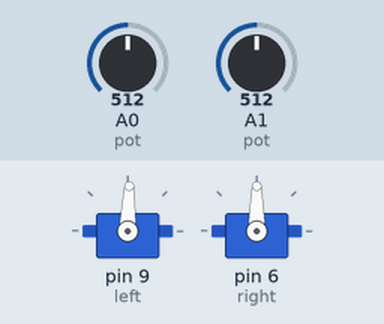
This sketch was run on a simulated Arduino Uno, built with avr-gcc and run on an emulated ATmega328P. Shown: 2 × servo. Inputs (shaded band) come from the test bench; at power-on: A0 (pot) = 512, A1 (pot) = 512.

Above: at 1.2 s.
1.3 s: A0 (pot) set to 716
At 2.1 s:
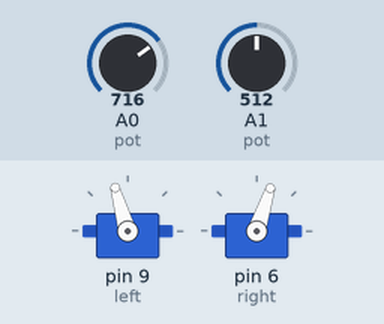
2.8 s: A1 (pot) set to 716
At 3.2 s:
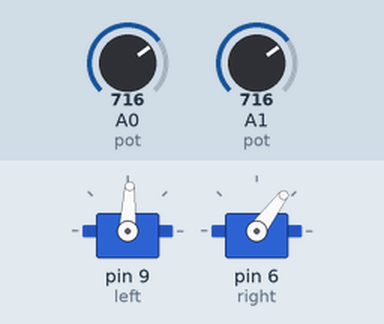
4.3 s: A0 (pot) set to 900
At 5.5 s:
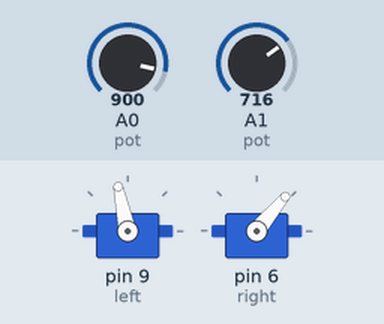
5.8 s: A1 (pot) set to 511
At 6.7 s:
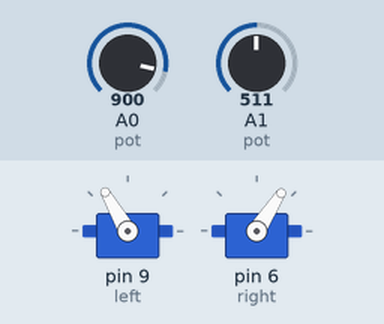
7.3 s: A1 (pot) set to 306
At 7.9 s:
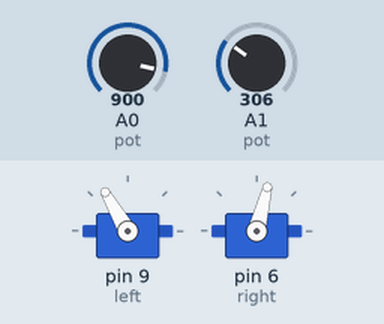
8.8 s: A0 (pot) set to 511
At 10.2 s:
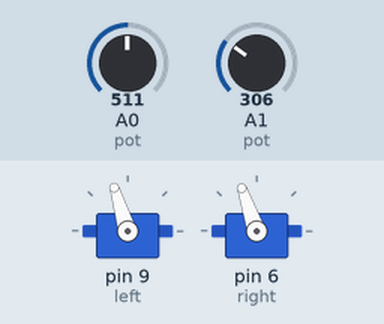
Timing chart, 0 to 11.3 s (numbered marks = the images above; inputs shaded):
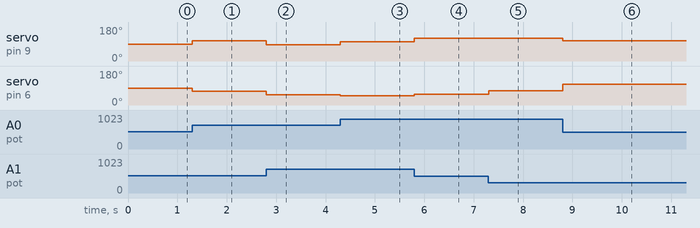

Measured:
- after the input at 1.3 s, servo on pin 9 (left): 88° → 106° at once; servo on pin 6 (right): 90° → 72° at once
- after the input at 2.8 s, servo on pin 9 (left): 106° → 87° at once; servo on pin 6 (right): 72° → 53° at once
- after the input at 4.3 s, servo on pin 9 (left): 87° → 102° at once; servo on pin 6 (right): 53° → 50° at once
- after the input at 5.8 s, servo on pin 9 (left): 102° → 120° at once; servo on pin 6 (right): 50° → 57° at once
- after the input at 7.3 s, servo on pin 6 (right): 57° → 76° at once
- after the input at 8.8 s, servo on pin 9 (left): 120° → 107° at once; servo on pin 6 (right): 76° → 109° at once

The sketch:

Elevons.ino
```cpp
#include <Servo.h>

#define servoUpRange 120                     //
#define servoDownRange 50
#define servoMaxRange 70                     // Define maximum rage of motion for the servo, from 0 to 70 degrees
#define servoMidRange 35                     // Define the midpoint of motion
#define servoMinRange 0                      // Define the midpoint of motion

Servo left;                                  // Create object for left servo
Servo right;                                 // Create object for right servo

word sensorValue1 = 0;                       // Read raw value for up/down motion for elevons
word sensorValue2 = 0;                       // Read raw value for roll, left/right motion for elevons
byte leftElevator = 0;
byte rightElevator = 0;
byte roll = 0;
byte leftServo = 0;
byte rightServo = 0;
byte rollLeft = 0;
byte rollRight = 0;

void setup() {
  left.attach(9);                           // Attach servo to PWM pin 9
  right.attach(6);                          // Attach servo to PWM pin 6
}

void loop() {

  sensorValue1 = analogRead(A0);            // Read raw value from pot
  sensorValue2 = analogRead(A1);            // reatd raw value from pot

  leftElevator = map(sensorValue1, 108, 925, servoDownRange, servoUpRange);                         // Map raw values from pots to 50-120
  roll = map(sensorValue2, 164, 934, servoMinRange, servoMaxRange);                         // Map raw values from pots to 0-70
  rightElevator = map(sensorValue1, 108, 925, servoUpRange, servoDownRange);

  rollLeft = constrain(roll, servoMidRange, servoMaxRange);
  rollLeft = map(rollLeft, servoMidRange, servoMaxRange, servoMinRange, servoMidRange);
  rollRight = constrain(roll, servoMinRange, servoMidRange);
  rollRight = map(rollRight, servoMinRange, servoMidRange, servoMidRange, servoMinRange);

  leftServo = constrain((leftElevator-rollLeft+rollRight), servoDownRange, servoUpRange);
  rightServo = constrain((rightElevator+rollRight-rollLeft), servoDownRange, servoUpRange);

  left.write(leftServo);
  right.write(rightServo);

}
```
